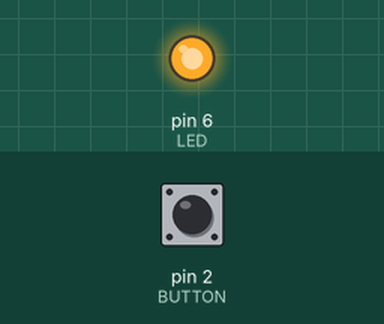
A sketch run on a simulated Arduino Uno, built with avr-gcc and run on an emulated ATmega328P. On the bench: output pins drawn as LEDs (lit = HIGH). The inputs (shaded band) are chosen by the test bench; at power-on: pin 2 (BUTTON) HIGH.

Above: at 1.2 s.
1.3 s: pin 2 (BUTTON) pulled LOW for 0.15 s
At 1.37 s:
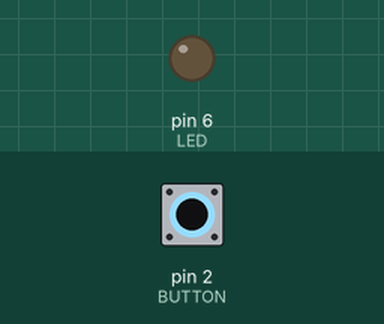
2.9 s: pin 2 (BUTTON) pulled LOW for 3.2 s
At 7.0 s:
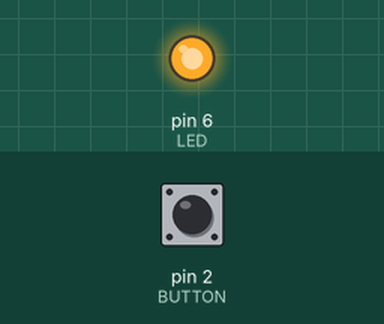
Timing chart, 0 to 8.5 s (numbered marks = the images above; inputs shaded):
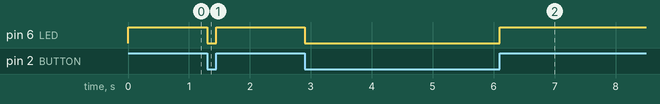

The sketch:

sketch_Led_Button.ino
```cpp
/* Управление светодиодом с помощью кнопки и стягивающего резистора */

const int LED = 6;                // Определение номера порта для LED
const int BUTTON = 2;             // Определение номера порта для BUTTON

void setup() {
  pinMode(LED, OUTPUT);            // Конфигурация порта как выход
  pinMode(BUTTON, INPUT);          // Конфигурация порта как вход
}

void loop() {
  if (digitalRead(BUTTON) == LOW) {
    digitalWrite(LED, LOW);
  }
  else {
    digitalWrite(LED, HIGH);
  }
}
```

Measured:
- after the input at 1.3 s, pin 6 (LED): HIGH → LOW at once, → HIGH 0.15 s later
- after the input at 2.9 s, pin 6 (LED): HIGH → LOW at once, → HIGH 3.2 s later
